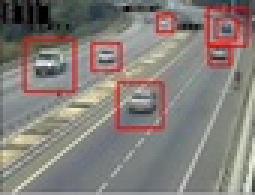
#> input picture car1.jpg, 85 x 65 px, shrunk from 399 x 304 before the run (shown 3 times larger)
$ python traffic_light.py
#> lines starting #> are read from the running program, lines starting #| are printed output that depends on the picture; after the words box and inside, x2 and y2 are one past the last pixel; in counts of white or black regions, pixels touching at a corner belong together
import time
import cv2

cascade_src = 'cas1.xml'
car_cascade = cv2.CascadeClassifier(cascade_src)

ta1=20
ta2=20
ta3=20
ta4=20
temp1=10
temp2=10
temp3=10
temp4=10
light_on=0
count1=0
count2=0
count3=0
count4=0

def vehicle_detection1():
    global count1
    count1=0
    img1=cv2.imread('car1.jpg',cv2.IMREAD_GRAYSCALE)
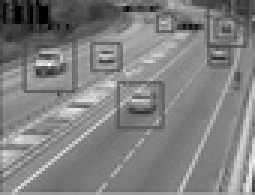
#> img1: shape (65, 85) (shown 3 times larger); min 0, max 255, mean 127.6

    cars = car_cascade.detectMultiScale(img1, 1.1, 1)
#> cars = ()
    for (x,y,w,h) in cars:
        cv2.rectangle(img1,(x,y),(x+w,y+h),(0,0,255),2)
        count1=count1+1
#> this loop made 0 passes
#> after the loop, count1 = 0
    cv2.imshow('img1',img1)

    print(count1)
#| 0
    return count1

def vehicle_detection2():
    global count2
    count2=0
    img2=cv2.imread('car2.jpg',cv2.IMREAD_GRAYSCALE)

    cars = car_cascade.detectMultiScale(img2, 1.1, 1)
    for (x,y,w,h) in cars:
        cv2.rectangle(img2,(x,y),(x+w,y+h),(0,0,255),2)
        count2=count2+1
    cv2.imshow('img2',img2)
    print(count2)
    return count2

def vehicle_detection3():
    global count3
    count3=0
    img3=cv2.imread('car3.png',cv2.IMREAD_GRAYSCALE)

    cars = car_cascade.detectMultiScale(img3, 1.1, 1)
    for (x,y,w,h) in cars:
        cv2.rectangle(img3,(x,y),(x+w,y+h),(0,0,255),2)
        count3=count3+1
    cv2.imshow('img3',img3)
    print(count3)
    return count3

def vehicle_detection4():
    global count4
    count4=0
    img4=cv2.imread('car4.jpg',cv2.IMREAD_GRAYSCALE)

    cars = car_cascade.detectMultiScale(img4, 1.1, 1)
    for (x,y,w,h) in cars:
        cv2.rectangle(img4,(x,y),(x+w,y+h),(0,0,255),2)
        count4=count4+1
    cv2.imshow('img4',img4)
    print(count4)
    return count4

def check():
    global ta1, ta2, ta3, ta4

    if(ta1<20):
        ta1=20
    if(ta2<20):
        ta2=20
    if(ta3<20):
        ta3=20
    if(ta4<20):
        ta4=20
# [5 lines of commented-out code are left out]

def maxcount(a1, a2, a3, a4):
    global ta1, ta2, ta3, ta4, temp1, temp2, temp3, temp4

    add=a1+a2+a3+a4
    ta1=(a1/add)*360
    ta2=(a2/add)*360
    ta3=(a3/add)*360
    ta4=(a4/add)*360
    temp1=a1
    temp2=a2
    temp3=a3
    temp4=a4
    tadd=360
    check()

def mincount(a1, a2, a3, a4):
    global ta1, ta2, ta3, ta4, temp1, temp2, temp3, temp4

    add=a1+a2+a3+a4
    ta1=(a1/add)*80
    ta2=(a2/add)*80
    ta3=(a3/add)*80
    ta4=(a4/add)*80
    temp1=a1
    temp2=a2
    temp3=a3
    temp4=a4
    tadd=80
    check()

def othercount(a11, a21, a31, a41):
    global ta1, ta2, ta3, ta4, temp1, temp2, temp3, temp4

    add=a11+a21+a31+a41
    ta1=ta1+((a11-temp1)*4)
    ta2=ta2+((a21-temp2)*4)
    ta3=ta3+((a31-temp3)*4)
    ta4=ta4+((a41-temp4)*4)
    temp1=a11
    temp2=a21
    temp3=a31
    temp4=a41
    tadd=ta1+ta2+ta3+ta4
    if(ta1+ta2+ta3+ta4>360):
        maxcount(a11,a21,a31,a41)
    else:
        check()

def lights():
    green1=False
    green2=False
    green3=False
    green4=False

    global ta1, ta2, ta3, ta4, light_on

    if(light_on==0):
        green1=True
        light_on=light_on+1
        time.sleep(round(ta1)/10)
    elif(light_on==1):
        green2=True
        light_on=light_on+1
        time.sleep(round(ta2)/10)
    elif(light_on==2):
        green3=True
        light_on=light_on+1
        time.sleep(round(ta3)/10)
    elif(light_on==3):
        green4=True
        light_on=0
        time.sleep(round(ta4)/10)

    print("1st street: ",green1)
    print("2nd street: ",green2)
    print("3rd street: ",green3)
    print("4th street: ",green4)

test=1
while (test!=0):
    a1=vehicle_detection1()
#> a1 = 0
    a2=vehicle_detection2()
#> in vehicle_detection2, `cars = car_cascade.detectMultiScale(img2, 1.1, 1)`: cars = ()
#> after the loop in vehicle_detection2, `for (x,y,w,h) in cars:`: count2 = 0
#| 0
#> a2 = 0
    a3=vehicle_detection3()
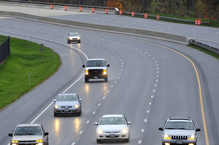
#> input picture car3.png, 219 x 145 px, shrunk from 1025 x 681 before the run
#> in vehicle_detection3, `img3=cv2.imread('car3.png',cv2.IMREAD_GRAYSCALE)`:
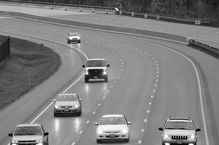
#> img3: shape (145, 219); min 0, max 255, mean 126.2
#> in vehicle_detection3, `cars = car_cascade.detectMultiScale(img3, 1.1, 1)`: cars = [[88, 119, 26, 26], [9, 97, 36, 36], [39, 65, 54, 54], [152, 93, 50, 50]]
#> the loop in vehicle_detection3, `for (x,y,w,h) in cars:` made 4 passes
#> after the loop in vehicle_detection3, `for (x,y,w,h) in cars:`:
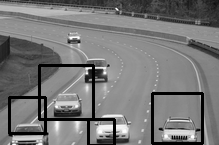
#> img3: shape (145, 219); 5.89% of pixels changed, all inside (x1, y1, x2, y2) = (8, 64, 204, 145)
#> after the loop in vehicle_detection3, `for (x,y,w,h) in cars:`: count3 = 4
#| 4
#> a3 = 4
    a4=vehicle_detection4()
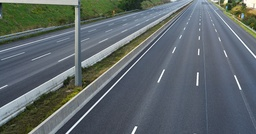
#> input picture car4.jpg, 256 x 134 px, shrunk from 1200 x 630 before the run
#> in vehicle_detection4, `img4=cv2.imread('car4.jpg',cv2.IMREAD_GRAYSCALE)`:
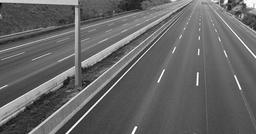
#> img4: shape (134, 256); min 1, max 255, mean 101.3
#> in vehicle_detection4, `cars = car_cascade.detectMultiScale(img4, 1.1, 1)`: cars = [[166, 4, 22, 22], [76, 48, 26, 26], [72, 33, 45, 45], [102, 19, 60, 60], [62, 24, 92, 92]]
#> the loop in vehicle_detection4, `for (x,y,w,h) in cars:` made 5 passes
#> after the loop in vehicle_detection4, `for (x,y,w,h) in cars:`:
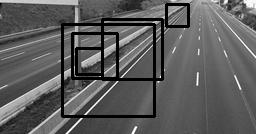
#> img4: shape (134, 256); 8.07% of pixels changed, all inside (x1, y1, x2, y2) = (61, 3, 190, 118)
#> after the loop in vehicle_detection4, `for (x,y,w,h) in cars:`: count4 = 5
#| 5
#> a4 = 5
    if(a1>=50 or a2>=50 or a3>=50 or a4>=50):
        maxcount(a1, a2, a3, a4)
    elif(a1+a2+a3+a4<50):
        mincount(a1, a2, a3, a4)
#> in mincount, `add=a1+a2+a3+a4`: add = 9
#> in mincount, `ta1=(a1/add)*80`: ta1 = 0
#> in mincount, `ta3=(a3/add)*80`: ta3 = 35.56
#> in mincount, `ta4=(a4/add)*80`: ta4 = 44.44
#> in mincount, `temp1=a1`: temp1 = 0
#> in mincount, `temp3=a3`: temp3 = 4
#> in mincount, `temp4=a4`: temp4 = 5
    else:
        othercount(a1, a2, a3, a4)

    lights()
    cv2.destroyAllWindows()

    test=test+1
